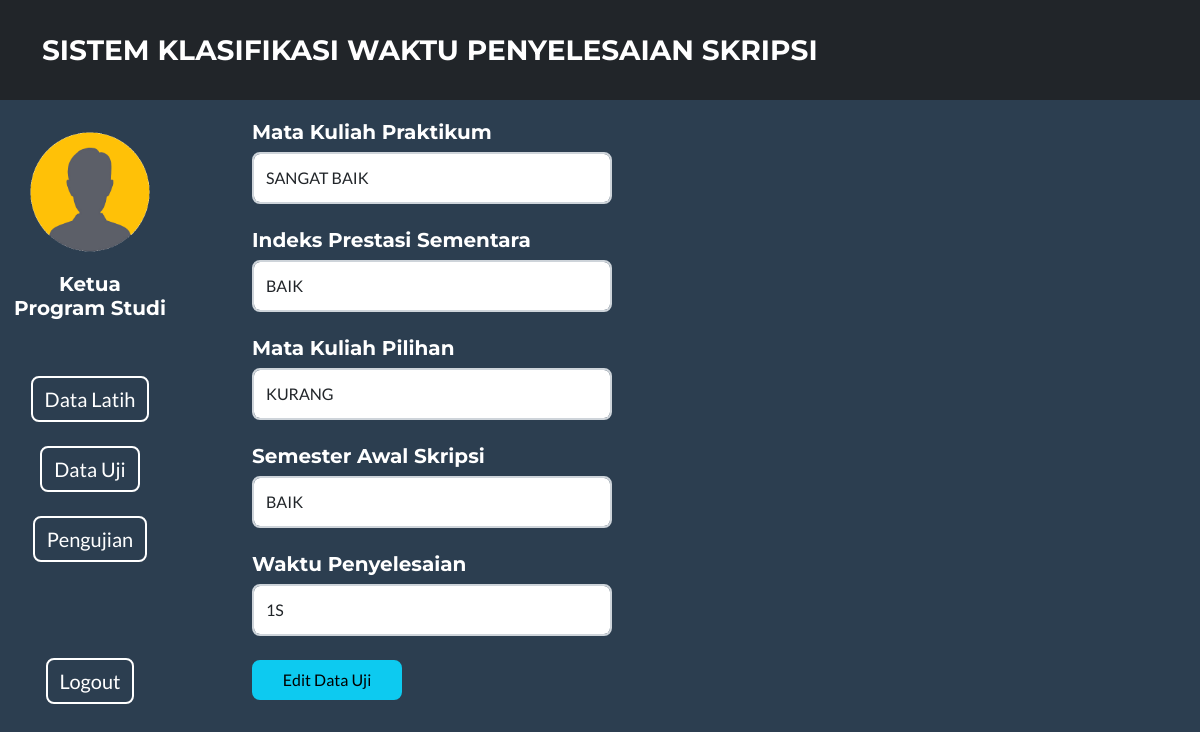
/edit_datauji.php?&id=6, run on the app's committed database.
### tables this page shows
CREATE TABLE `data_uji` (
  `id_uji` int(3) NOT NULL,
  `mkd_uji` varchar(25) NOT NULL,
  `ips_uji` varchar(25) NOT NULL,
  `mkp_uji` varchar(25) NOT NULL,
  `sas_uji` varchar(25) NOT NULL,
  `wp_aktual` enum('1S','2S','3S') NOT NULL,
  `wp_prediksi` enum('1S','2S','3S') DEFAULT NULL
);

### koneksi.php (called while the page is built, shortened)
<?php
	class DBConnection{
		function getdbconnect(){
			$conn = mysqli_connect("localhost","root","","sistem_klasifikasi") or die("Couldn't connect");
			return $conn;
		}
	}
?>

### edit_datauji.php (the view, shortened to what this page needs)
<!DOCTYPE html>
<?php
require_once("koneksi.php");
$Dbobj = new DBConnection();
$query = "SELECT * FROM data_uji WHERE id_uji = ".$_GET['id'];
    $act = mysqli_query($Dbobj->getdbconnect(), $query);
    $result = mysqli_fetch_assoc($act);
?>
<html lang="en">
<head>
    <link href="css/styles.css" rel="stylesheet" />
</head>
<body class="bg-secondary text-white" id="page_top">
    <nav class="navbar navbar-expand-lg bg-dark text-uppercase fixed-top" id="mainNav">
        <div class="container">
            <div class="collapse navbar-collapse" id="navbarResponsive">
                <ul class="navbar-nav">
                    <a href="#page_top" class="navbar-brand">Sistem Klasifikasi Waktu Penyelesaian Skripsi</a>
                </ul>
            </div>
        </div>
    </nav>
    <div class=" row">
        <br><br><br><br><br>
    </div>
    <div class="row text-center">
        <div class="col-2">
            <img class="masthead-logoavatar mb-2" src="assets/img/av1.png" alt="..." />
            <h5>Ketua<br>Program Studi</h5>
            <br><br>
            <div>
                <button onclick="window.location.href='data_latih.php'"" type=" button" class="btn btn-outline-dark">Data Latih</button>
            </div>
            <br>
            <div>
                <button onclick="window.location.href='data_uji.php'" type="button" class="btn btn-outline-dark">Data
                    Uji</button>
            </div>
            <br>
            <div>
                <button onclick="window.location.href='pengujian.php'" type="button" class="btn btn-outline-dark">Pengujian</button>
            </div>
            <br><br><br><br>
            <div>
                <button onclick="window.location.href='index.php'" type="button" class="btn btn-outline-dark">Logout</button>
            </div>
        </div>
        <div class="col-10">
            <div class="container">
                <form method="POST" action="edit_uji.php" class="container d-flex flex-column" style="text-align: left;">
                    <label><h5>Mata Kuliah Praktikum</h5></label>
                    <select name="mkd" id="mkd" class="form-control">
                        <option value="SANGAT BAIK" <?php if($result["mkd_uji"] == "SANGAT BAIK"){ echo "selected";} ?>>SANGAT BAIK</option>
                    </select>
                    <br />
                    <label>
                        <h5>Indeks Prestasi Sementara</h5>
                    </label>
                    <select name="ips" id="ips" class="form-control">
                        <option value="BAIK" <?php if($result["ips_uji"] == "BAIK"){ echo "selected";} ?>>BAIK</option>
                    </select>
                    <br />
                    <label><h5>Mata Kuliah Pilihan</h5></label>
                    <select name="mkp" id="mkp" class="form-control">
                        <option value="KURANG" <?php if($result["mkp_uji"] == "KURANG"){ echo "selected";} ?>>KURANG</option>
                    </select>
                    <br />
                    <label><h5>Semester Awal Skripsi</h5></label>
                    <select name="sas" id="sas" class="form-control">
                        <option value="BAIK" <?php if($result["sas_uji"] == "BAIK"){ echo "selected";} ?>>BAIK</option>
                    </select>
                    <br />
                    <label><h5>Waktu Penyelesaian</h5></label>
                    <select name="wp_aktual" id="wp_aktual" class="form-control">
                        <option value="1S" <?php if($result["wp_aktual"] == "1S"){ echo "selected";} ?>>1S</option>
                    </select>
                    <br>
            <div class="d-grid gap-2 col-2">
                <input type="submit" name="edit_uji" value="Edit Data Uji" class="btn btn-info"/>
            </div>
            </div>
        </div>
    </div>
</body>
</html>

### data on the page
data_uji: mkd "SANGAT BAIK", ips "BAIK", mkp "KURANG", sas "BAIK", wp_aktual "1S"
